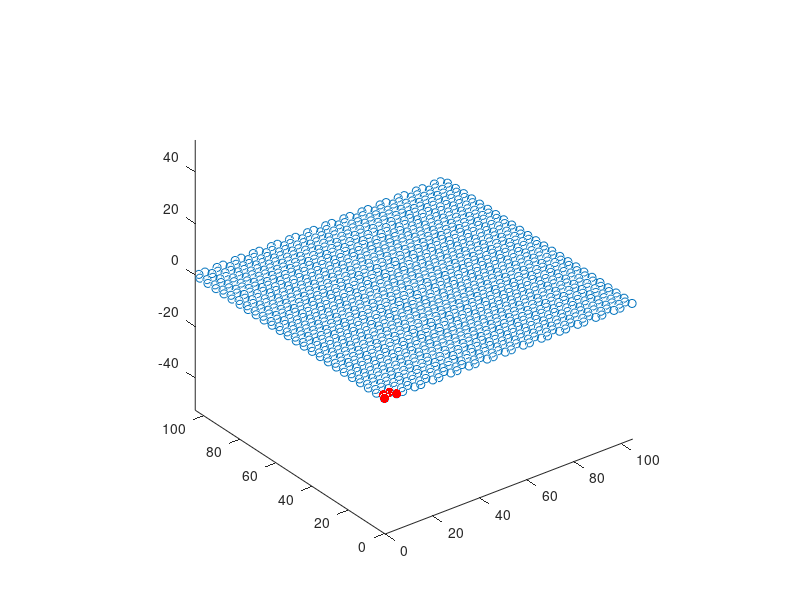

Write the MATLAB code that produced this figure.
%%% Afnan Mostafa
%%% 02/26/2023
%%% ### code to generate mono- or bilayer Germanene (AA or AB) ### %%%
%%% This code generates aa- or ab- stacked Germanene. 
%%% The number of layers is defined by the variable 'layers' and
%%% stacking is defined by the variable 'stacking'
clear all;
clc;
close all;
rng('shuffle');

%% parameters
format long;
stacking = 'aa';
buckled = 0;

if buckled == 1
    if strcmp(stacking, 'ab')
        ge_ge  = 2.41;                  %% interatomic distance
        ge_ge_height = 3.34;               %% final len 2.68 = 3.34 - delta
    elseif strcmp(stacking, 'aa')
        ge_ge  = 2.47;                 %% interatomic distance
        ge_ge_height = 2.56;
    end
else
    if strcmp(stacking, 'ab')
        ge_ge  = 2.35;                  %% interatomic distance
        ge_ge_height = 2.68;               %% final len 2.68
    elseif strcmp(stacking, 'aa')
        ge_ge  = 2.56;                 %% interatomic distance
        ge_ge_height = 2.56;
    end    
end
layers = 2;

%% unit cell size
lx = 3*ge_ge;
ly = sqrt(3)*ge_ge;

%% buckling or not
if buckled == 1
    delta = 0.66;
    isBuckle = 'Buckle';
    new_ge_ge = sqrt((ge_ge)^2+(delta)^2);
else
    delta = 0.0;
    isBuckle = 'NoBuckle';
end

%% sheet dimension
length_sheet = 10.2;        %% in nm with buffer of 0.2
width_sheet = 10.2;         %% in nm with buffer of 0.2

%%
nx = ceil((length_sheet*10)/lx);
ny = ceil((width_sheet*10)/ly);

%% write or show final results
write = true;
show = true;

%% coordinates of the 4 basis atoms in the unit cell
base = [ 0.0 , 0.0 , delta ;
    ge_ge/2 , ly/2 , 0 ;
    lx/2 , ly/2 , delta ;
    2*ge_ge , 0.0 , 0 ];

%% total number of atoms
N = length(base)*nx*ny;

%% coordinates of the atoms in the layer
coords = zeros(N,3);
id = 0;

for ix=1:nx
    for iy=1:ny
        for iatom=1:length(base)
            id = id + 1;
            coords(id,:) = base(iatom,:)+[(ix-1)*lx,(iy-1)*ly,0];
        end
    end
end

total_atoms = N*layers;

%% show as a figure
if show
    plot3(coords(:,1),coords(:,2),coords(:,3),'o')
    hold on
    plot(base(:,1),base(:,2),'.r','markersize',20)
    axis equal
end

%% write to file
if layers > 1
    filename1 = 'germanene_%d_lay_%s_%dnmx%dnm_%s.data';
    filename = sprintf(filename1,layers,stacking,floor(length_sheet),floor(width_sheet),isBuckle);
else
    filename1 = 'germanene_%d_lay_%dnmx%dnm_%s.data';
    filename = sprintf(filename1,layers,floor(length_sheet),floor(width_sheet),isBuckle);
end

if write
    fid = fopen(filename,'w');
    if buckled == 1
        fprintf(fid,'#germanene %dx%d, a=%g(%g), lx=%g, ly=%g\n\n',floor(length_sheet),floor(width_sheet),ge_ge,new_ge_ge,nx,ny);
    else
        fprintf(fid,'#germanene %dx%d, a=%g, lx=%g, ly=%g\n\n',floor(length_sheet),floor(width_sheet),ge_ge,nx,ny);
    end
    
    fprintf(fid,'%g atoms\n\n',total_atoms);
    fprintf(fid,'%g atom types\n\n',layers);
    fprintf(fid,'0 %g xlo xhi\n',lx*nx);
    fprintf(fid,'0 %g ylo yhi\n',ly*ny);
    fprintf(fid,'%g %g zlo zhi\n\n',-2*floor(ge_ge_height*6*layers),2*floor(ge_ge_height*6*layers));
    fprintf(fid,'Masses\n\n');
    
    for u=1:layers
        fprintf(fid,'%g 28.0855\n',u);
    end
    
    fprintf(fid, '\n');
    fprintf(fid,'Atoms\n\n');
    
    atom_layer = total_atoms/layers;
    p=1;
    t = (1:layers);
    type = (repmat(t,1,length(coords)/2))';
    
    
    for i = 1:layers
        for j = 1:atom_layer
            if strcmp(stacking, 'ab')
                fprintf(fid,'%g %g %g %g %g\n',(j+(p-1)*atom_layer),i,(coords(j,1)+(ge_ge*abs(1-rem(i,2)))),coords(j,2),coords(j,3)+(ge_ge_height*i));
            else
                fprintf(fid,'%g %g %g %g %g\n',(j+(p-1)*atom_layer),i,coords(j,1),coords(j,2),coords(j,3)+(ge_ge_height*i));
            end
        end
        p=p+1;
    end
    fclose(fid);
end
